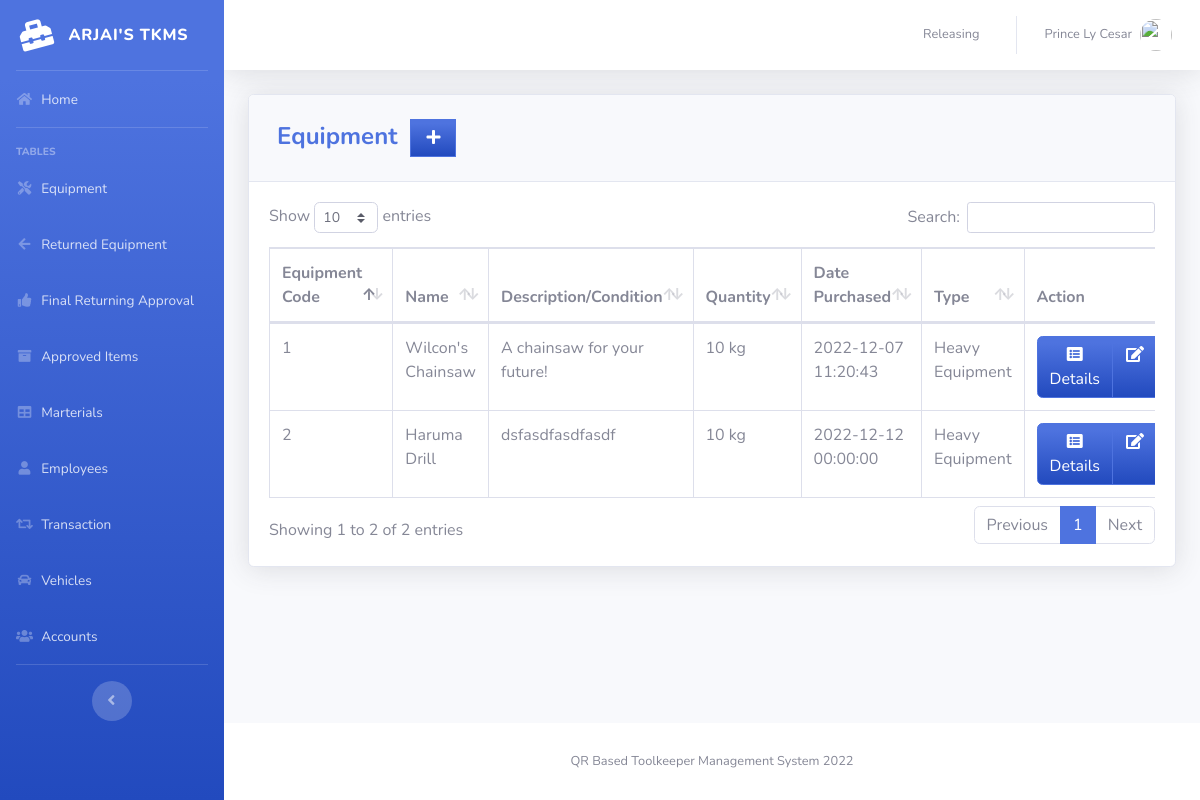
The app's page /pages/equipment.php (signed in), older data.
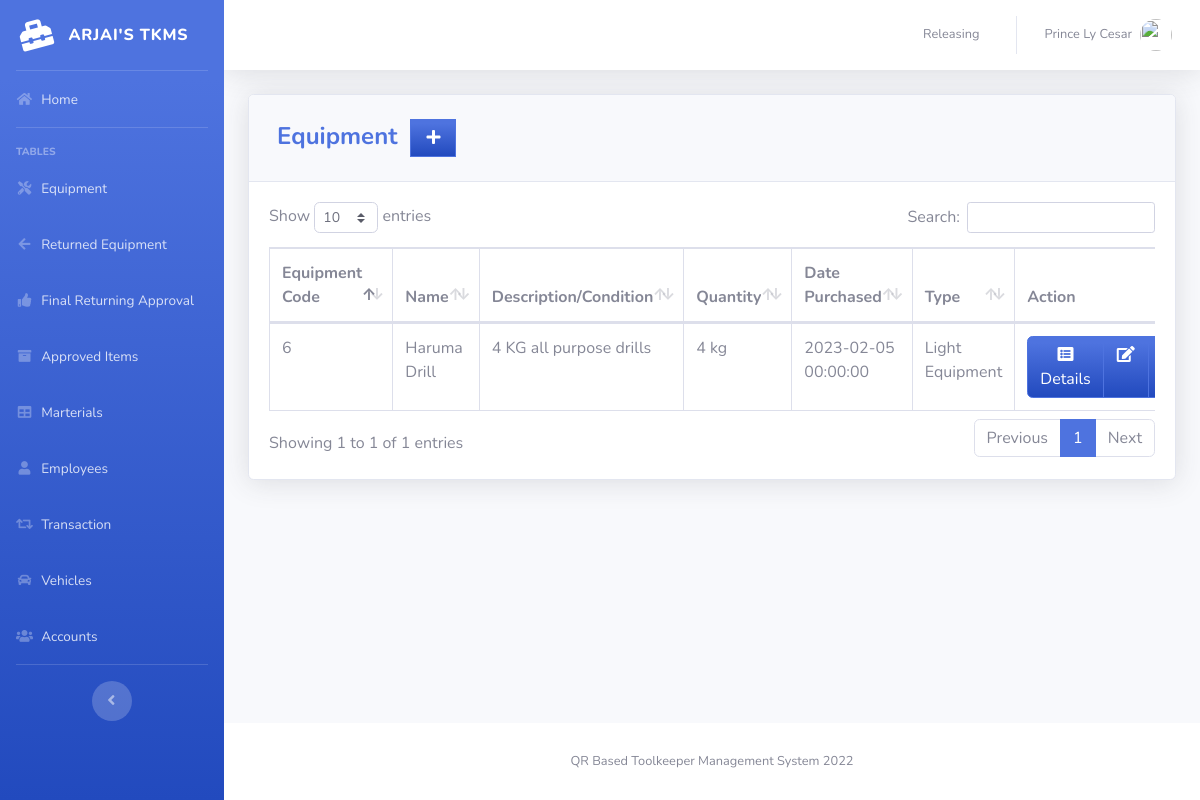
The same page, newer data.
### tables this page shows
CREATE TABLE `equipment` (
  `EQUIPMENT_ID` int(8) NOT NULL,
  `NAME` varchar(128) DEFAULT NULL,
  `DESCRIPTION` varchar(256) DEFAULT NULL,
  `UNITS` varchar(64) DEFAULT NULL,
  `QTY_STOCK` int(11) UNSIGNED DEFAULT 0,
  `PRICE` int(11) DEFAULT 0,
  `TYPE` varchar(32) DEFAULT NULL,
  `DATE_PURCHASED` datetime DEFAULT current_timestamp(),
  `status` varchar(32) DEFAULT NULL
);

### pages/equipment.php (the view, shortened to what this page needs)
<?php
include'../includes/connection.php';
include'../includes/sidebar.php';
?>
<div class="card shadow mb-4">
    <div class="card-header py-3">
        <h4 class="m-2 font-weight-bold text-primary">Equipment&nbsp;
            <?php if ($_SESSION['TYPE'] === "User") :?>
            <?php else: ?>
            <a href="#" data-toggle="modal" data-target="#aModal" type="button"
                class="btn btn-primary bg-gradient-primary" style="border-radius: 0px;"><i
                    class="fas fa-fw fa-plus"></i></a>
            <?php endif; ?>
        </h4>
    </div>
    <div class="card-body">
        <div class="table-responsive">
            <table class="table table-bordered" id="dataTable" width="100%" cellspacing="0">
                <thead>
                    <tr>
                        <th>Equipment Code</th>
                        <th>Name</th>
                        <th>Description/Condition</th>
                        <th>Quantity</th>
                        <th>Date Purchased</th>
                        <th>Type</th>
                        <th>Action</th>
                    </tr>
                </thead>
                <tbody>
                    <?php
    $query = 'SELECT * FROM equipment';
        $result = mysqli_query($db, $query) or die (mysqli_error($db));
            while ($row = mysqli_fetch_assoc($result)) {
                 ?>
                    <tr>
                        <td><?=$row['EQUIPMENT_ID']?></td>
                        <td><?=$row['NAME']?></td>
                        <td><?=$row['DESCRIPTION']?></td>
                        <td><?=$row['UNITS']?></td>
                        <td><?=$row['DATE_PURCHASED']?></td>
                        <td><?=$row['TYPE']?></td>
                        <td align="right">
                            <div class="btn-group">
                                <a type="button" class="btn btn-primary bg-gradient-primary" href="eqs_searchfrm.php?action=edit&id=
                              <?= $row['EQUIPMENT_ID'] ?>"><i class="fas fa-fw fa-list-alt"></i> Details</a>
                                <?php if ($_SESSION['TYPE'] === "User") : ?>
                                <?php else: ?>
                                <div class="btn-group">
                                    <a type="button" class="btn btn-primary bg-gradient-primary dropdown no-arrow"
                                        data-toggle="dropdown" style="color:white;">
                                        <span class="caret"></span><i class="fas fa-fw fa-edit"></i></a>
                                    <a type="button" class="btn btn-primary bg-gradient-primary"
                                    href="delete_equipment.php?id=<?=$row['EQUIPMENT_ID']?>">
                                    <i class="fas fa-fw fa-trash"></i> Delete</a>
                                </div>
                                <?php endif; ?>
                            </div>
                                </td>
                    </tr>
                    <?php
                        }
?>
                </tbody>
            </table>
        </div>
    </div>
</div>
<?php
include'../includes/footer.php';
?>

### includes/sidebar.php (shortened to what this page needs)
<!DOCTYPE html>
<html lang="en">
<head>
    <link href="../vendor/fontawesome-free/css/all.min.css" rel="stylesheet" type="text/css">
    <link href="../css/sb-admin-2.min.css" rel="stylesheet">
    <link href="../vendor/datatables/dataTables.bootstrap4.min.css" rel="stylesheet">
</head>
<body id="page-top">
    <div id="wrapper">
        <ul class="navbar-nav bg-gradient-primary sidebar sidebar-dark accordion" id="accordionSidebar">
            <a class="sidebar-brand d-flex align-items-center justify-content-center" href="index.php">
                <div class="sidebar-brand-icon rotate-n-15">
                    <i class="fas fa-toolbox"></i>
                </div>
                <div class="sidebar-brand-text mx-3">ARJAI'S TKMS</div>
            </a>
            <?php
              if ($_SESSION['TYPE'] == "User" && $_SESSION['JOB_TITLE'] == "Employee") :
            ?>
            <hr class="sidebar-divider my-0">
            <li class="nav-item">
                <a class="nav-link" href="index.php">
                    <i class="fas fa-fw fa-home"></i>
                    <span>Home</span></a>
            </li>
            <hr class="sidebar-divider">
            <div class="sidebar-heading">
                Tables
            </div>
            <li class="nav-item">
                <a class="nav-link" href="equipment.php">
                    <i class="fas fa-fw fa-tools"></i>
                    <span>Equipment</span></a>
            </li>
            <li class="nav-item">
                <a class="nav-link" href="product.php">
                    <i class="fas fa-fw fa-table"></i>
                    <span>Marterials</span></a>
            </li>
            <li class="nav-item">
                <a class="nav-link" href="view_approved.php">
                    <i class="fas fa-fw fa-thumbs-up"></i>
                    <span>Approved Items</span></a>
            </li>
            <?php else: ?>
            <hr class="sidebar-divider my-0">
            <li class="nav-item">
                <a class="nav-link" href="index.php">
                    <i class="fas fa-fw fa-home"></i>
                    <span>Home</span></a>
            </li>
            <hr class="sidebar-divider">
            <div class="sidebar-heading">
                Tables
            </div>
            <li class="nav-item">
                <a class="nav-link" href="equipment.php">
                    <i class="fas fa-fw fa-tools"></i>
                    <span>Equipment</span></a>
            </li>
            <li class="nav-item">
                <a class="nav-link" href="view_returning.php">
                    <i class="fas fa-fw fa-arrow-left"></i>
                    <span>Returned Equipment</span></a>
            </li>
            <li class="nav-item">
                <a class="nav-link" href="final_approval_items.php">
                    <i class="fas fa-fw fa-thumbs-up"></i>
                    <span>Final Returning Approval</span></a>
            </li>
            <li class="nav-item">
                <a class="nav-link" href="view_approved.php">
                    <i class="fas fa-fw fa-archive"></i>
                    <span>Approved Items</span></a>
            </li>
            <li class="nav-item">
                <a class="nav-link" href="product.php">
                    <i class="fas fa-fw fa-table"></i>
                    <span>Marterials</span></a>
            </li>
            <li class="nav-item">
                <a class="nav-link" href="employee.php">
                    <i class="fas fa-fw fa-user"></i>
                    <span>Employees</span></a>
            </li>
            <li class="nav-item">
                <a class="nav-link" href="transaction.php">
                    <i class="fas fa-fw fa-retweet"></i>
                    <span>Transaction</span></a>
            </li>
            <li class="nav-item">
                <a class="nav-link" href="vehicle.php">
                    <i class="fas fa-fw fa-car"></i>
                    <span>Vehicles</span></a>
            </li>
            <li class="nav-item">
                <a class="nav-link" href="user.php">
                    <i class="fas fa-fw fa-users"></i>
                    <span>Accounts</span></a>
            </li>
            <?php endif; ?>
            <hr class="sidebar-divider d-none d-md-block">
            <div class="text-center d-none d-md-inline">
                <button class="rounded-circle border-0" id="sidebarToggle"></button>
            </div>
        </ul>
        <?php include_once 'topbar.php'; ?>

### includes/topbar.php (shortened to what this page needs)
<div id="content-wrapper" class="d-flex flex-column">
  <div id="content">
    <nav class="navbar navbar-expand navbar-light bg-white topbar mb-4 static-top shadow">
      <ul class="navbar-nav ml-auto">
        <li class="nav-item dropdown no-arrow">
          <a class="nav-link" href="pos.php" role="button">
            <span class="mr-2 d-none d-lg-inline text-gray-600 small">Releasing</span>
          </a>
        </li>
        <li class="nav-item dropdown no-arrow">
          <a class="nav-link dropdown-toggle" href="#" id="userDropdown" role="button" data-toggle="dropdown" aria-haspopup="true" aria-expanded="false">
            <span class="mr-2 d-none d-lg-inline text-gray-600 small"><?php echo  $_SESSION['FIRST_NAME']. ' '.$_SESSION['LAST_NAME'] ;?></span>
            <img class="img-profile rounded-circle"
            <?php
              if($_SESSION['GENDER']=='Male'){
                echo 'src="https://www.freeiconspng.com/uploads/large-user-icon-26.gif"';
              }else{
                echo 'src="https://encrypted-tbn0.gstatic.com/images?q=tbn:ANd9GcSNngF0RFPjyGl4ybo78-XYxxeap88Nvsyj1_txm6L4eheH8ZBu"';
              }
            ?>>
          </a>
        </li>
      </ul>
    </nav>
    <div class="container-fluid">

### includes/footer.php (shortened to what this page needs)
        </div>
      </div>
      <footer class="sticky-footer bg-white">
        <div class="container my-auto">
          <div class="copyright text-center my-auto">
              <span>QR Based Toolkeeper Management System 2022</span>
          </div>
        </div>
      </footer>
    </div>
  </div>
</body>
</html>

Row changes from the older to the newer data that the page shows:
removed equipment: EQUIPMENT_ID "1", NAME "Wilcon's Chainsaw", DESCRIPTION "A chainsaw for your future!", UNITS "10 kg", DATE_PURCHASED "2022-12-07 11:20:43", TYPE "Heavy Equipment"
removed equipment: EQUIPMENT_ID "2", NAME "Haruma Drill", DESCRIPTION "dsfasdfasdfasdf", UNITS "10 kg", DATE_PURCHASED "2022-12-12 00:00:00", TYPE "Heavy Equipment"
added equipment: EQUIPMENT_ID "6", NAME "Haruma Drill", DESCRIPTION "4 KG all purpose drills", UNITS "4 kg", DATE_PURCHASED "2023-02-05 00:00:00", TYPE "Light Equipment"
Text that changed along with them:
text written by a page script: "Show entries Search: Showing 1 to 2 of 2 entries Previous 1 Next" → "Show entries Search: Showing 1 to 1 of 1 entries Previous 1 Next"
